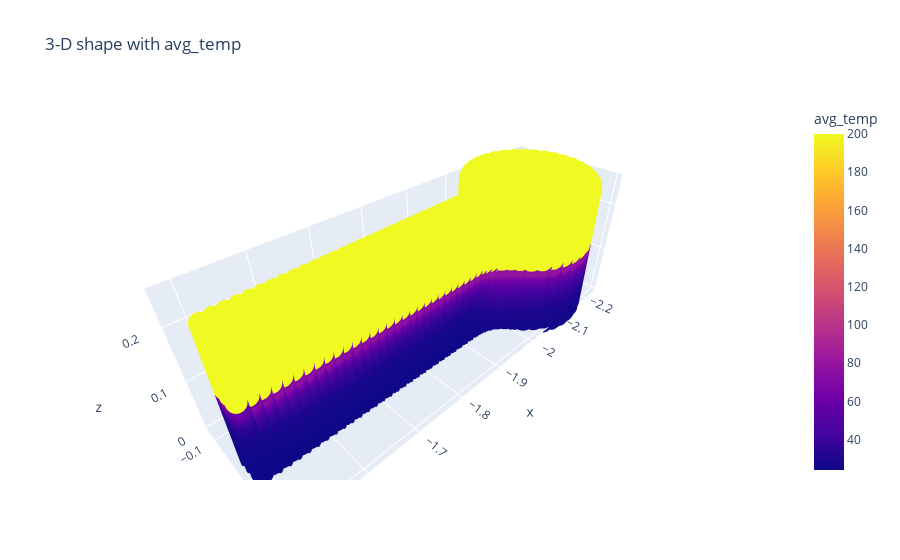

The notebook cell this image was saved under:
### Code cell
# Create a 3D scatter plot with intensity based on the 'temp' column
fig = px.scatter_3d(merged_df, x='x', y='y', z='z', color='avg_temp', title='3-D shape with avg_temp')
fig.update_traces(marker=dict(size=8))  # Customize marker size

# Show the plot (optional)
fig.show()

### Figure 1 — Plotly figure (JSON) as saved in the notebook; plotly's stock layout.template omitted (floating-point values rounded to 4 significant figures; data arrays with more than 128 entries replaced by an {"elided": "..."} marker saying what was removed)
{"data": [{"hovertemplate": "x=%{x}<br>y=%{y}<br>z=%{z}<br>avg_temp=%{marker.color}<extra></extra>", "legendgroup": "", "marker": {"color": {"elided": "12137 float values"}, "coloraxis": "coloraxis", "size": 8, "symbol": "circle"}, "mode": "markers", "name": "", "scene": "scene", "showlegend": false, "type": "scatter3d", "x": {"elided": "12137 float values"}, "y": {"elided": "12137 float values"}, "z": {"elided": "12137 float values"}}], "layout": {"coloraxis": {"colorbar": {"title": {"text": "avg_temp"}}, "colorscale": [[0, "#0d0887"], [0.1111, "#46039f"], [0.2222, "#7201a8"], [0.3333, "#9c179e"], [0.4444, "#bd3786"], [0.5556, "#d8576b"], [0.6667, "#ed7953"], [0.7778, "#fb9f3a"], [0.8889, "#fdca26"], [1, "#f0f921"]]}, "legend": {"tracegroupgap": 0}, "scene": {"domain": {"x": [0, 1], "y": [0, 1]}, "xaxis": {"title": {"text": "x"}}, "yaxis": {"title": {"text": "y"}}, "zaxis": {"title": {"text": "z"}}}, "title": {"text": "3-D shape with avg_temp"}}}
